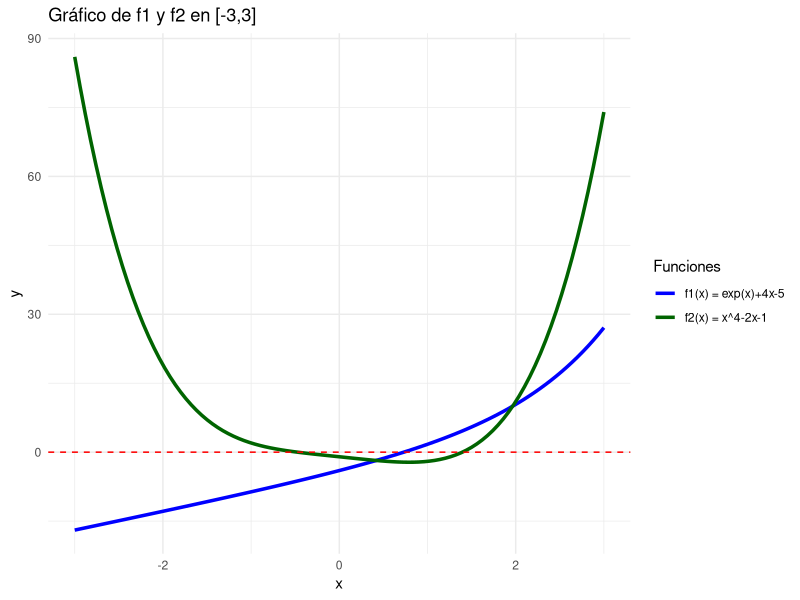

The R script that drew this image:
## ---- chunk 1
#| code-fold: true
punto.fijo <- function(p0, tol, n, g) {
  i <- 1
  p0_temp <- p0
  while (i <= n) {
    p <- g(p0_temp)
    if (abs(p - p0_temp) < tol) {
      return(p)
    }
    i <- i + 1
    p0_temp <- p
  }
  return(NULL)
}

punto.fijo.rec <- function(p0, tol, n, g) {
  p1 <- g(p0)
  if (abs(p1 - p0) < tol || n < 1) {
    if (n >= 1) {
      return(p1)
    }
    else{
      return(Inf)
    }
  }
  else{
    return(punto.fijo.rec(p1, tol, n - 1, g))
  }
}

f1 <- function(x) sqrt(1 + 1/x)

punto.fijo(1, 1e-8, 20, f1)
punto.fijo.rec(1, 1e-8, 20, f1)
## ---- chunk 2
#| code-fold: true
biseccion <- function(a, b, tol, n, g) {
  i <- 1
  a1 <- a
  b1 <- b
  if (g(a) * g(b) > 0) {
    return("No se cumplen las hipotesis")
  }
  else{
    while (i <= n) {
      x <- (a1 + b1) / 2
      if (g(a1) * g(x) > 0) {
        a1 <- x
      }
      else{
        b1 <- x
      }
      if (abs(b1 - a1) < tol) {
        return(list("valor" = x, "iteraciones" = i))
      }
      i <- i + 1
    }
    return(NULL)
  }
}

biseccion.rec <- function(a, b, tol, n, g) {
  a1 <- a
  b1 <- b
  x <- (a + b) / 2
  if (abs(b1 - a1) < tol || n < 1) {
    if (n >= 1) {
      return(x)
    }
    else{
      return(x)
    }
  }
  else {
    if (g(a) * g(x) > 0) {
      return(biseccion.rec(x, b1, tol, n - 1, g))
    }
    else {
      return(biseccion.rec(a1, x, tol, n - 1, g))
    }
  }
}

f <- function(x) (cos(x))^2 - 2 * sin(x)

biseccion(0, 1, 1e-8, 100, f)
biseccion.rec(0, 1, 1e-8, 100, f)
## ---- chunk 3
#| code-fold: true
newton.raphson <- function(x0, tol, n, f, df) {
  i <- 1
  x0_temp <- x0
  while (i <= n) {
    x <- x0_temp - f(x0_temp) / df(x0_temp)
    if (abs(x - x0_temp) < tol) {
      return(list("valor" = x, "iteraciones" = i))
    }
    i <- i + 1
    x0_temp <- x
  }
  return(NULL)
}

newton.raphson.rec <- function(x0, tol, n, f, df) {
  x0_temp <- x0
  x <- x0_temp - f(x0_temp) / df(x0_temp)
  if (abs(x - x0) < tol || n < 1) {
    if (n >= 1) {
      return(x)
    }
    else{
      return(NULL)
    }
  }
  else{
    return(newton.raphson.rec(x, tol, n - 1, f, df))
  }
}

f <- function(x) (cos(x))^2 - 2 * sin(x)
df <- function(x) - 2 * cos(x) * sin(x) - 2 * sin(x)

newton.raphson(0.5, 1e-8, 100, f, df)
newton.raphson.rec(0.5, 1e-8, 100, f, df)
## ---- chunk 4
#| code-fold: true
secante <- function(x0, x1, tol, n, f) {
  i <- 2
  x0.temp <- x0
  x1.temp <- x1
  while (i <= n) {
    x <- x1.temp - ((x0.temp - x1.temp) * f(x1.temp)) / (f(x0.temp) - f(x1.temp))
    if (abs(x - x0.temp) < tol) {
      return(list("valor" = x, "iteraciones" = i))
    }
    x0.temp <- x1.temp
    x1.temp <- x
    i <- i + 1
  }
  return(NULL)
}

secante.rec <- function(x0, x1, tol, n, f) {
  x <- x1 - ((x0 - x1) * f(x1)) / (f(x0) - f(x1))
  if (abs(x - x0) < tol || n < 1) {
    if (n >= 1) {
      return(x)
    }
    else{
      return(NULL)
    }
  }
  else{
    return(secante.rec(x1, x, tol, n - 1, f))
  }
}

g <- function(x) cos(x) - x^2

secante(0, 1, 1e-8, 100, g)
secante.rec(0, 1, 1e-8, 100, g)
## ---- chunk 5
#| code-fold: true
steffensen <- function(x0, tol, n, f) {
  i <- 2
  x0.temp <- x0
  while (i <= n) {
    x1 <- f(x0.temp)
    x2 <- f(x1)
    x <- x0.temp - (x1 - x0.temp)^2 / (x2 - 2 * x1 + x0.temp)
    if (abs(x - x0.temp) < tol) {
      return(list("valor" = x, "iteraciones" = i))
    }
    i <- i + 1
    x0.temp <- x
  }
  return(NULL)
}

steffensen.rec <- function(x0, tol, n, f) {
  x1 <- f(x0)
  x2 <- f(x1)
  x <- x0 - (x1-x0)^2/(x2-2*x1+x0)
  if(abs(x - x0) < tol || n < 1){
    if(n>=1){
      return(x)
    }
    else{
      return(NULL)
    }
  }
  else{
    return(steffensen.rec(x, tol, n-1, f))
  }
}

f1 <- function(x) sqrt(1 + 1/x)

steffensen(1, 1e-8, 100, f1)
steffensen.rec(1, 1e-8, 100, f1)
## ---- chunk 6
#| code-fold: true
regula.falsi <- function(a,b, tol, n, f){
  i <- 1
  a.temp <- a
  b.temp <- b
  while (i <= n) {
    x <- (a.temp*f(b.temp) - b.temp*f(a.temp))/(f(b.temp) - f(a.temp))
    if(f(a.temp)*f(x) > 0){
      a.temp <- x
    }
    else{
      b.temp <- x
    }
    if(abs(b.temp-a.temp) < tol) {
      return(list("valor" = x, "iteraciones" = i))
    }
    i <- i + 1
  }
  return(NULL)
}

regula.falsi.rec <- function(a, b, tol, n, f) {
  a.temp <- a
  b.temp <- b
  x <- (a.temp*f(b.temp) - b.temp*f(a.temp))/(f(b.temp) - f(a.temp))
  if(abs(b.temp-a.temp)<tol || n<1){
    if(n>=1){
      return(x)
    }
    else{
      return(NULL)
    }
  }
  else{
    if(f(a)*f(x) > 0){
      return(regula.falsi.rec(x, b.temp, tol, n-1, f))
    }
    else{
      return(regula.falsi.rec(a.temp, x, tol, n-1, f))
    }
  }
}

f <- function(x) (cos(x))^2 - 2 * sin(x)

regula.falsi(0, 1, 1e-8, 100, f)
regula.falsi.rec(0, 1, 1e-8, 100, f)

## ---- chunk 7
#| code-fold: true
f <- function(x) cos(x)^2 - 2*sin(x)
biseccion(0, 1, 5*1e-5, 30, f)

#Calculo con R
raiz.a <- uniroot(f, c(0,1))$root
sprintf("%.20f", raiz.a)  

-log(5*10^-5*raiz.a)/log(2)
## ---- chunk 8
#| code-fold: true
g <- function(x) -x^3 + x + 1
biseccion(1, 2, 5 * 1e-5, 30, g)

#Calculo con R
raiz.b <- uniroot(g, c(1,2))$root
sprintf("%.20f", raiz.b)

-log(5*10^-5*raiz.b)/log(2)

## ---- chunk 9
#| code-fold: true
#| warning: false
#| message: false
library(ggplot2)

f1 <- function(x) exp(x) + 4*x - 5
f2 <- function(x) x^4 - 2*x - 1

ggplot(data.frame(x = c(-3, 3)), aes(x)) +
  stat_function(fun = f1, aes(colour = "f1(x) = exp(x)+4x-5"), size = 1.2) +
  stat_function(fun = f2, aes(colour = "f2(x) = x^4-2x-1"), size = 1.2) +
  geom_hline(yintercept = 0, colour = "red", linetype = "dashed") +
  scale_colour_manual(values = c("blue", "darkgreen")) +
  labs(y = "y", colour = "Funciones",
       title = "Gráfico de f1 y f2 en [-3,3]") +
  theme_minimal()
## ---- chunk 10
#| code-fold: true
biseccion(0,1,1e-4,30,f1)

#Calculo con R
raiz.a <- uniroot(f1,c(0,1))$root
sprintf("%.20f", raiz.a)  
## ---- chunk 11
#| code-fold: true
#Raiz en intervalo [1,2]
biseccion(1,2,1e-4,30,f2)$valor

#Calculo con R
raiz.b.1 <- uniroot(f2,c(1,2))$root
sprintf("%.20f", raiz.b.1)

#Raiz en intervalo [-1,0]
biseccion(-1,0,1e-4,30,f2)$valor

#Calculo con R
raiz.b.2 <- uniroot(f2,c(-1,0))$root
sprintf("%.20f", raiz.b.2)
## ---- chunk 12
f1 <- function(x) exp(-x) - x
f1.f <- function(x) exp(-x)
f2 <- function(x) exp(x) - 3*x
f2.f <- function(x) exp(x)/3
## ---- chunk 13
punto.fijo(0.5, 1e-5, 18, f1.f)


#Calculo con R
pto.fijo.a <- uniroot(f1, c(0,1))$root
sprintf("%.20f", pto.fijo.a)

## ---- chunk 14
punto.fijo(0.5, 1e-5, 30, f2.f)

#Calculo con R
pto.fijo.b <- uniroot(f2, c(0,1))$root
sprintf("%.20f", pto.fijo.b)
## ---- chunk 15
steffensen(0.5, 1e-5, 30, f1.f)

#Calculo con R
pto.fijo.a <- uniroot(f1, c(0,1))$root
sprintf("%.20f", pto.fijo.a)

## ---- chunk 16
steffensen(0.5, 1e-5, 30, f2.f)

#Calculo con R
pto.fijo.b <- uniroot(f2, c(0,1))$root
sprintf("%.20f", pto.fijo.b)
## ---- chunk 17
g1 <- function(x) 3*x^2 - exp(x)
g1.g <- function(x) (sqrt(3)/3) * exp(x/2)
g2 <- function(x) x - cos(x)
g2.g <- function(x) cos(x)
## ---- chunk 18
punto.fijo(0.5, 1e-8, 30, g1.g)

#Calculo con R
pto.fijo.a <- uniroot(g1, c(0,1))$root
sprintf("%.20f", pto.fijo.a)
## ---- chunk 19
punto.fijo(0.5, 1e-8, 60, g2.g)

#Calculo con R
pto.fijo.b <- uniroot(g2, c(0,1))$root
sprintf("%.20f", pto.fijo.b)
## ---- chunk 20
g <- function(x) sqrt(x + 2)

punto.fijo(3.5,1e-8, 60,g)
## ---- chunk 21
f1 <- function(x) cos(x) - x^2
df1 <- function(x) -sin(x) - 2*x
f2 <- function(x) exp(x) - 4*sin(x)
df2 <- function(x) exp(x) -4*cos(x)
## ---- chunk 22
newton.raphson(0.5, 1e-4, 10, f1, df1)

#Calculo con R
raiz.a <- uniroot(f1, c(0,1))$root
sprintf("%.20f", raiz.a)
## ---- chunk 23
newton.raphson(0.5, 1e-4, 10, f2, df2)

#Calculo con R
raiz.b.1 <- uniroot(f2, c(0,1))$root
sprintf("%.20f", raiz.b.1)

newton.raphson(1.5, 1e-4, 10, f2, df2)

#Calculo con R
raiz.b.2 <- uniroot(f2, c(1,2))$root
sprintf("%.20f", raiz.b.2)
## ---- chunk 24
f1 <- function(x) cos(x) - x^2
df1 <- function(x) -sin(x) - 2*x
f2 <- function(x) exp(x) - 4*sin(x)
df2 <- function(x) exp(x) -4*cos(x)
## ---- chunk 25
secante(0,1,1e-4,10,f1)

#Calculo con R
raiz.a <- uniroot(f1, c(0,1))$root
sprintf("%.20f", raiz.a)
## ---- chunk 26
secante(0,1, 1e-4, 10, f2)

#Calculo con R
raiz.b.1 <- uniroot(f2, c(0,1))$root
sprintf("%.20f", raiz.b.1)

secante(1,2, 1e-4, 10, f2)

#Calculo con R
raiz.b.2 <- uniroot(f2, c(1,2))$root
sprintf("%.20f", raiz.b.2)
## ---- chunk 27
f1 <- function(x) log(1 + x) - x^2
f2 <- function(x) x^3 + 2*x - 1
## ---- chunk 28
regula.falsi(-0.5, 0.5, 1e-6, 100, f1)

#Calculo con R
raiz.a.1 <- uniroot(f1, c(-0.5,0.5))$root
sprintf("%.20f", raiz.a.1)

regula.falsi(0.5, 1, 1e-6, 100, f1)

#Calculo con R
raiz.a.2 <- uniroot(f1, c(0.5,1))$root
sprintf("%.20f", raiz.a.2)
## ---- chunk 29
regula.falsi(0,1,1e-6, 100,f2)

#Calculo con R
raiz.b <- uniroot(f2, c(0,1))$root
sprintf("%.20f", raiz.b)
## ---- chunk 30
#| code-fold: true
ig.espaciado <- function(a, b, tol, n, f) {
  i <- 1
  a.temp <- a
  b.temp <- b
  while (i <= n) {
    x1 <- (2 * a.temp + b.temp) / 3
    x2 <- (a.temp + 2 * b.temp) / 3
    if (f(x1) > f(x2)) {
      a.temp <- x1
      x <- a.temp
    }
    else{
      b.temp <- x2
      x <- b.temp
    }
    if (abs(b.temp - a.temp) < tol) {
      return(list("valor" = x, "iteraciones" = i))
    }
    i <- i + 1
  }
  return(NULL)
}
f <- function(x) x^4 - 4*x^3 +3*x^2
f(ig.espaciado(1, 4, 1e-5, 1000, f)$valor)
## ---- chunk 31
#| code-fold: true
dicotomico <- function(a, b, e, tol, n, f) {
  i <- 1
  a.temp <- a
  b.temp <- b
  while (i <= n) {
    x1 <- (a.temp + b.temp - e)/2
    x2 <- (a.temp + b.temp + e)/2
    if(f(x1) <= f(x2)){
      b.temp <- x2
      x <- b.temp
    }
    else{
      a.temp <- x1
      x <- a.temp
    }
    if(abs(b.temp - a.temp) < tol){
      return(list("valor" = x, "iteraciones" = i))
    }
    i <- i+1
  }
  return(NULL)
}
## ---- chunk 32
f <- function(x) x^4 -4*x^3 + 3*x^2

dicotomico(1, 4, 0, 1e-8, 1000, f)
